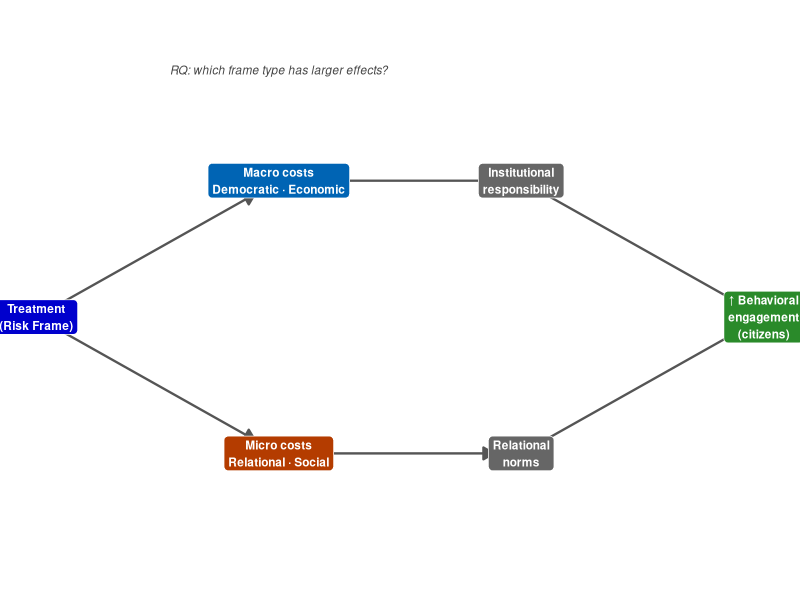
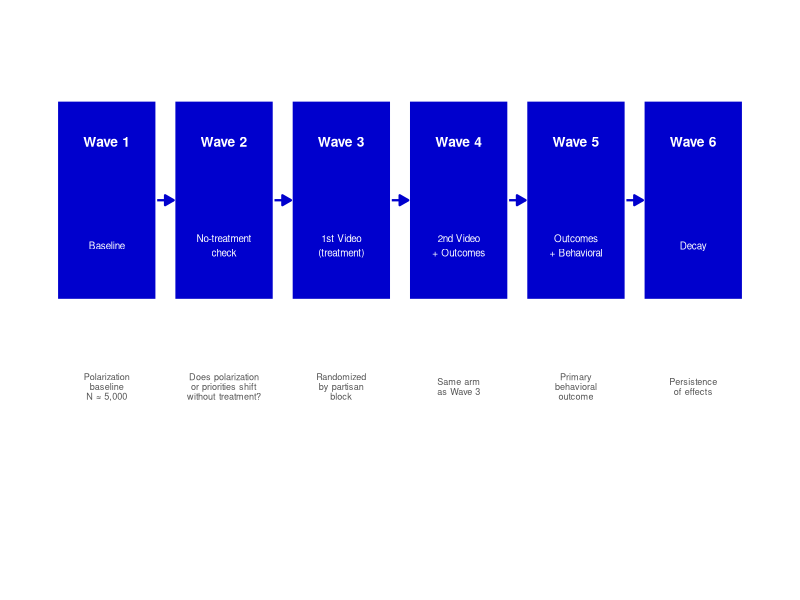

Recreate these plots in R, in order.
## ---- chunk 1
knitr::opts_chunk$set(echo = FALSE, warning = FALSE, message = FALSE)
## ---- chunk 2
library(ggplot2)
library(ggraph)
library(tidygraph)

nodes <- data.frame(
  name = c("Treatment\n(Risk Frame)",
           "Macro costs\nDemocratic · Economic",
           "Micro costs\nRelational · Social",
           "Institutional\nresponsibility",
           "Relational\nnorms",
           "↑ Behavioral\nengagement\n(citizens)"),
  x = c(0, 2, 2, 4, 4, 6),
  y = c(0, 0.8, -0.8, 0.8, -0.8, 0),
  type = c("treat","macro","micro","mech","mech","out")
)
edges <- data.frame(
  from = c(1,1,2,3,4,5),
  to   = c(2,3,4,5,6,6)
)
g <- tbl_graph(nodes=nodes, edges=edges)
ggraph(g, layout="manual", x=nodes$x, y=nodes$y) +
  geom_edge_link(arrow=arrow(length=unit(3,"mm"), type="closed"),
                 end_cap=circle(7,"mm"), color="#555555", width=0.8) +
  geom_node_label(aes(label=name, fill=type), size=3.0,
                  label.padding=unit(0.3,"lines"), color="white",
                  fontface="bold", label.r=unit(0.3,"lines")) +
  scale_fill_manual(values=c(treat="#0000CD", macro="#0064B4",
                              micro="#B43C00", mech="#666666",
                              out="#2A8A2A")) +
  annotate("text", x=2, y=1.45, label="RQ: which frame type has larger effects?",
           size=3, color="#444444", fontface="italic") +
  theme_void() + theme(legend.position="none") +
  coord_cartesian(ylim=c(-1.5,1.7))
## ---- chunk 3
library(ggplot2)
waves <- data.frame(
  wave  = 1:6,
  label = c("Wave 1","Wave 2","Wave 3","Wave 4","Wave 5","Wave 6"),
  desc  = c("Baseline","No-treatment\ncheck","1st Video\n(treatment)",
            "2nd Video\n+ Outcomes","Outcomes\n+ Behavioral","Decay"),
  note  = c("Polarization\nbaseline\nN ≈ 5,000",
            "Does polarization\nor priorities shift\nwithout treatment?",
            "Randomized\nby partisan\nblock",
            "Same arm\nas Wave 3",
            "Primary\nbehavioral\noutcome",
            "Persistence\nof effects")
)
ggplot(waves) +
  geom_tile(aes(x=wave, y=0.5), width=0.85, height=0.75,
            fill="#0000CD", color="white", linewidth=0.8) +
  geom_text(aes(x=wave, y=0.72, label=label), color="white",
            fontface="bold", size=3.5) +
  geom_text(aes(x=wave, y=0.33, label=desc), color="white", size=2.5) +
  geom_text(aes(x=wave, y=-0.2, label=note), color="#555555",
            size=2.3, lineheight=0.9) +
  geom_segment(data=data.frame(x=1:5+0.43, xend=1:5+0.57),
               aes(x=x, xend=xend, y=0.5, yend=0.5),
               arrow=arrow(length=unit(2.5,"mm"), type="closed"),
               color="#0000CD", linewidth=0.8) +
  scale_x_continuous(limits=c(0.4,6.6)) +
  scale_y_continuous(limits=c(-0.9,1.15)) +
  theme_void() +
  theme(plot.margin=margin(0,0,0,0))
